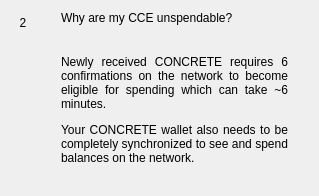
                  <widget class="QWidget" name="widgetFaq2" native="true">
                   <layout class="QHBoxLayout" name="horizontalPage2" stretch="0,1">
                    <item alignment="Qt::AlignTop">
                     <widget class="QLabel" name="labelNumber2">
                      <property name="minimumSize">
                       <size>
                        <width>24</width>
                        <height>24</height>
                       </size>
                      </property>
                      <property name="maximumSize">
                       <size>
                        <width>16777215</width>
                        <height>24</height>
                       </size>
                      </property>
                      <property name="text">
                       <string>2</string>
                      </property>
                      <property name="alignment">
                       <set>Qt::AlignCenter</set>
                      </property>
                     </widget>
                    </item>
                    <item>
                     <layout class="QVBoxLayout" name="verticalLayoutPage2">
                      <property name="spacing">
                       <number>0</number>
                      </property>
                      <property name="leftMargin">
                       <number>20</number>
                      </property>
                      <property name="rightMargin">
                       <number>20</number>
                      </property>
                      <item>
                       <widget class="QLabel" name="labelSubtitle2">
                        <property name="text">
                         <string>Why are my CCE unspendable?</string>
                        </property>
                        <property name="wordWrap">
                         <bool>true</bool>
                        </property>
                       </widget>
                      </item>
                      <item>
                       <spacer name="verticalSpacer_20">
                        <property name="orientation">
                         <enum>Qt::Vertical</enum>
                        </property>
                        <property name="sizeType">
                         <enum>QSizePolicy::Fixed</enum>
                        </property>
                        <property name="sizeHint" stdset="0">
                         <size>
                          <width>20</width>
                          <height>30</height>
                         </size>
                        </property>
                       </spacer>
                      </item>
                      <item>
                       <widget class="QLabel" name="labelContent2">
                        <property name="text">
                         <string>
                           &lt;html&gt;&lt;head/&gt;&lt;body&gt;&lt;p align=&quot;justify&quot;&gt;
                           Newly received CONCRETE requires 6 confirmations on the network
                           to become eligible for spending which can take ~6 minutes.
                           &lt;/p&gt;&lt;p align=&quot;justify&quot;&gt;
                           Your CONCRETE wallet also needs to be completely synchronized
                           to see and spend balances on the network.
                           &lt;/p&gt;&lt;/body&gt;&lt;/html&gt;
                         </string>
                        </property>
                        <property name="alignment">
                         <set>Qt::AlignLeading|Qt::AlignLeft|Qt::AlignTop</set>
                        </property>
                        <property name="wordWrap">
                         <bool>true</bool>
                        </property>
                       </widget>
                      </item>
                      <item>
                       <spacer name="verticalSpacer_21">
                        <property name="orientation">
                         <enum>Qt::Vertical</enum>
                        </property>
                        <property name="sizeHint" stdset="0">
                         <size>
                          <width>20</width>
                          <height>20</height>
                         </size>
                        </property>
                       </spacer>
                      </item>
                     </layout>
                    </item>
                   </layout>
                  </widget>
